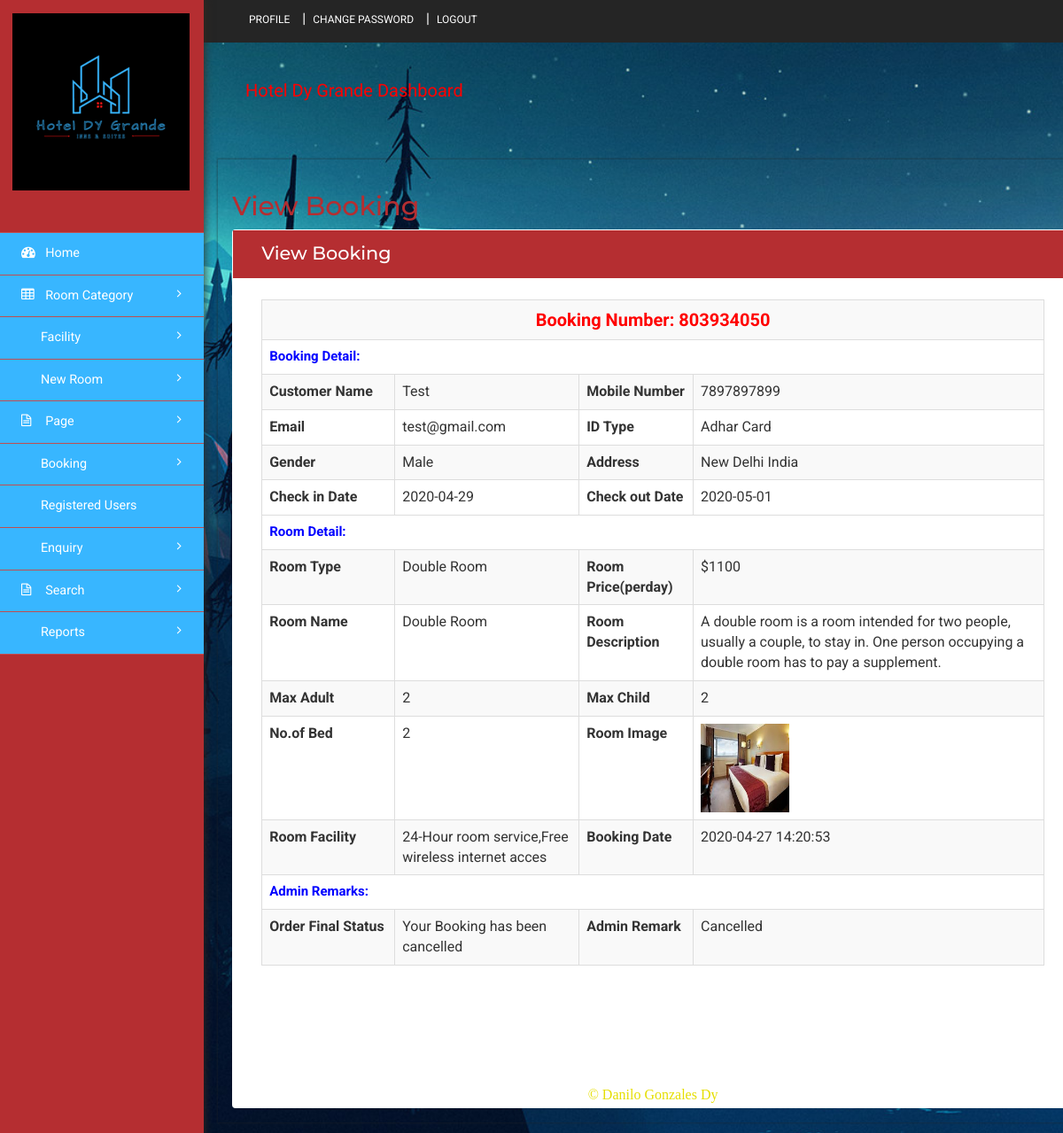
Page /admin/view-booking-detail.php?bookingid=803934050 (signed in) on the committed database.
### tables this page shows
CREATE TABLE `tblbooking` (
  `ID` int(10) NOT NULL,
  `RoomId` int(5) DEFAULT NULL,
  `BookingNumber` varchar(120) DEFAULT NULL,
  `UserID` int(5) NOT NULL,
  `IDType` varchar(120) DEFAULT NULL,
  `Gender` varchar(50) DEFAULT NULL,
  `Address` mediumtext DEFAULT NULL,
  `CheckinDate` varchar(200) DEFAULT NULL,
  `CheckoutDate` varchar(200) DEFAULT NULL,
  `BookingDate` timestamp NULL DEFAULT current_timestamp(),
  `Remark` varchar(50) DEFAULT NULL,
  `Status` varchar(50) DEFAULT NULL,
  `UpdationDate` timestamp NULL DEFAULT NULL ON UPDATE current_timestamp()
);

CREATE TABLE `tbluser` (
  `ID` int(10) NOT NULL,
  `FullName` varchar(200) DEFAULT NULL,
  `MobileNumber` bigint(10) DEFAULT NULL,
  `Email` varchar(120) DEFAULT NULL,
  `avatar` text DEFAULT NULL,
  `Password` varchar(120) DEFAULT NULL,
  `status` tinyint(1) NOT NULL,
  `code` text NOT NULL,
  `RegDate` timestamp NULL DEFAULT current_timestamp()
);

CREATE TABLE `tblcategory` (
  `ID` int(10) NOT NULL,
  `CategoryName` varchar(120) DEFAULT NULL,
  `Description` mediumtext DEFAULT NULL,
  `Price` int(5) NOT NULL,
  `Date` timestamp NULL DEFAULT current_timestamp()
);

CREATE TABLE `tblroom` (
  `ID` int(10) NOT NULL,
  `RoomType` int(10) DEFAULT NULL,
  `RoomName` varchar(200) DEFAULT NULL,
  `MaxAdult` int(5) DEFAULT NULL,
  `MaxChild` int(5) DEFAULT NULL,
  `RoomDesc` mediumtext DEFAULT NULL,
  `NoofBed` int(5) DEFAULT NULL,
  `Image` varchar(200) DEFAULT NULL,
  `RoomFacility` varchar(200) DEFAULT NULL,
  `CreationDate` timestamp NULL DEFAULT current_timestamp()
);

### admin/view-booking-detail.php (the view, shortened to what this page needs)
<?php
include('includes/dbconnection.php');
if (strlen($_SESSION['hbmsaid']==0)) {
  header('location:logout.php');
  } else{
?>
<!DOCTYPE HTML>
<html>
<head>
<link href="css/bootstrap.min.css" rel='stylesheet' type='text/css' />
<link href="css/style.css" rel='stylesheet' type='text/css' />
<link href="css/font-awesome.css" rel="stylesheet">
<link rel="stylesheet" href="css/icon-font.min.css" type='text/css' />
</head>
<body>
   <div class="page-container">
	<div class="left-content">
	   <div class="inner-content">
			<?php include_once('includes/header.php');?>
			<div class="content">
<div class="women_main">
	<div class="grids">
					<div class="progressbar-heading grids-heading">
						<h2>View Booking</h2>
					</div>
					<div class="panel panel-widget forms-panel">
						<div class="forms">
							<div class="form-grids widget-shadow" data-example-id="basic-forms">
								<div class="form-title">
									<h4>View Booking</h4>
								</div>
								<div class="form-body">
									                                    <?php
                  $bookid=$_GET['bookingid'];
$sql="SELECT tblbooking.BookingNumber,tbluser.FullName,tbluser.MobileNumber,tbluser.Email,tblbooking.IDType,tblbooking.Gender,tblbooking.Address,tblbooking.CheckinDate,tblbooking.CheckoutDate,tblbooking.BookingDate,tblbooking.Remark,tblbooking.Status,tblbooking.UpdationDate,tblcategory.CategoryName,tblcategory.Description,tblcategory.Price,tblroom.RoomName,tblroom.MaxAdult,tblroom.MaxChild,tblroom.RoomDesc,tblroom.NoofBed,tblroom.Image,tblroom.RoomFacility
from tblbooking
join tblroom on tblbooking.RoomId=tblroom.ID
join tblcategory on tblcategory.ID=tblroom.RoomType
join tbluser on tblbooking.UserID=tbluser.ID
where tblbooking.BookingNumber=:bookid";
$query = $dbh -> prepare($sql);
$query-> bindParam(':bookid', $bookid, PDO::PARAM_STR);
$query->execute();
$results=$query->fetchAll(PDO::FETCH_OBJ);
$cnt=1;
if($query->rowCount() > 0)
{
foreach($results as $row)
{               ?>
                            <table border="1" class="table table-bordered table-striped table-vcenter js-dataTable-full-pagination">
                            	<tr>
  <th colspan="4" style="color: red;font-weight: bold;text-align: center;font-size: 20px"> Booking Number: <?php echo $row->BookingNumber;?></th>
</tr>
<tr>
  <th colspan="4" style="color: blue;font-weight: bold;font-size: 15px"> Booking Detail:</th>
</tr>
<tr>
    <th>Customer Name</th>
    <td><?php  echo $row->FullName;?></td>
    <th>Mobile Number</th>
    <td><?php  echo $row->MobileNumber;?></td>
  </tr>
  <tr>
   <th>Email</th>
    <td><?php  echo $row->Email;?></td>
    <th>ID Type</th>
    <td><?php  echo $row->IDType;?></td>
  </tr>
  <tr>
   <th>Gender</th>
    <td><?php  echo $row->Gender;?></td>
    <th>Address</th>
    <td><?php  echo $row->Address;?></td>
  </tr>
  <tr>
    <th>Check in Date</th>
    <td><?php  echo $row->CheckinDate;?></td>
    <th>Check out Date</th>
    <td><?php  echo $row->CheckoutDate;?></td>
  </tr>
   <tr>
    <tr>
  <th colspan="4" style="color: blue;font-weight: bold;font-size: 15px"> Room Detail:</th>
</tr>
    <th>Room Type</th>
    <td><?php  echo $row->CategoryName;?></td>
    <th>Room Price(perday)</th>
    <td>$<?php  echo $row->Price;?></td>
  </tr>
 <tr>
    <th>Room Name</th>
    <td><?php  echo $row->RoomName;?></td>
    <th>Room Description</th>
    <td><?php  echo $row->RoomDesc;?></td>
  </tr>
   <tr>
    <th>Max Adult</th>
    <td><?php  echo $row->MaxAdult;?></td>
    <th>Max Child</th>
    <td><?php  echo $row->MaxChild;?></td>
  </tr>
<tr>
    <th>No.of Bed</th>
    <td><?php  echo $row->NoofBed;?></td>
    <th>Room Image</th>
    <td><img src="images/<?php echo $row->Image;?>" width="100" height="100" value="<?php  echo $row->Image;?>"></td>
  </tr>
   <tr>
    <th>Room Facility</th>
    <td><?php  echo $row->RoomFacility;?></td>
    <th>Booking Date</th>
    <td><?php  echo $row->BookingDate;?></td>
  </tr>
   <tr>
  <th colspan="4" style="color: blue;font-weight: bold;font-size: 15px"> Admin Remarks:</th>
</tr>
  <tr>
     <th>Order Final Status</th>
    <td> <?php  $status=$row->Status;
if($row->Status=="Cancelled")
{
 echo "Your Booking has been cancelled";
}
     ;?></td>
     <th >Admin Remark</th>
    <?php if($row->Status==""){ ?>
                     <td><?php echo "Not Updated Yet"; ?></td>
<?php } else { ?>                  <td><?php  echo htmlentities($row->Status);?>
                  </td>
                  <?php } ?>
  </tr>
<?php $cnt=$cnt+1;}} ?>
</table>
				</div>
<?php include_once('includes/footer.php');?>
</div>
</div>
		</div>
</div>
			<?php include_once('includes/sidebar.php');?>
							</div>
</body>
</html><?php }  ?>

### rows in the picture
tblbooking: BookingNumber "803934050", UserID.FullName "Test", UserID.MobileNumber "7897897899", UserID.Email "test@gmail.com", IDType "Adhar Card", Gender "Male", Address "New Delhi India", CheckinDate "2020-04-29", CheckoutDate "2020-05-01", tblcategory.CategoryName "Double Room", tblcategory.Price "1100", RoomId.RoomName "Double Room", RoomId.RoomDesc "A double room is a room intended for two people, usually a couple, to stay in. One person occupying a double room has to pay a supplement.", RoomId.MaxAdult "2", RoomId.MaxChild "2", RoomId.NoofBed "2", RoomId.Image (picture), RoomId.RoomFacility "24-Hour room service,Free wireless internet acces", BookingDate "2020-04-27 14:20:53", shows "Your Booking has been cancelled", Status "Cancelled"
